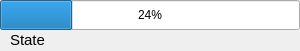
<?xml version="1.0" encoding="UTF-8"?>
<ui version="4.0">
 <class>DownloadWindow</class>
 <widget class="QDialog" name="DownloadWindow">
  <property name="geometry">
   <rect>
    <x>0</x>
    <y>0</y>
    <width>300</width>
    <height>51</height>
   </rect>
  </property>
  <property name="windowTitle">
   <string>Dialog</string>
  </property>
  <widget class="QProgressBar" name="progressBar">
   <property name="geometry">
    <rect>
     <x>0</x>
     <y>0</y>
     <width>300</width>
     <height>30</height>
    </rect>
   </property>
   <property name="value">
    <number>24</number>
   </property>
   <property name="textVisible">
    <bool>true</bool>
   </property>
  </widget>
  <widget class="QLabel" name="label">
   <property name="geometry">
    <rect>
     <x>10</x>
     <y>30</y>
     <width>291</width>
     <height>21</height>
    </rect>
   </property>
   <property name="text">
    <string>&lt;html&gt;&lt;head/&gt;&lt;body&gt;&lt;p&gt;&lt;span style=&quot; font-size:11pt;&quot;&gt;State&lt;/span&gt;&lt;/p&gt;&lt;/body&gt;&lt;/html&gt;</string>
   </property>
  </widget>
 </widget>
 <resources/>
 <connections/>
</ui>
